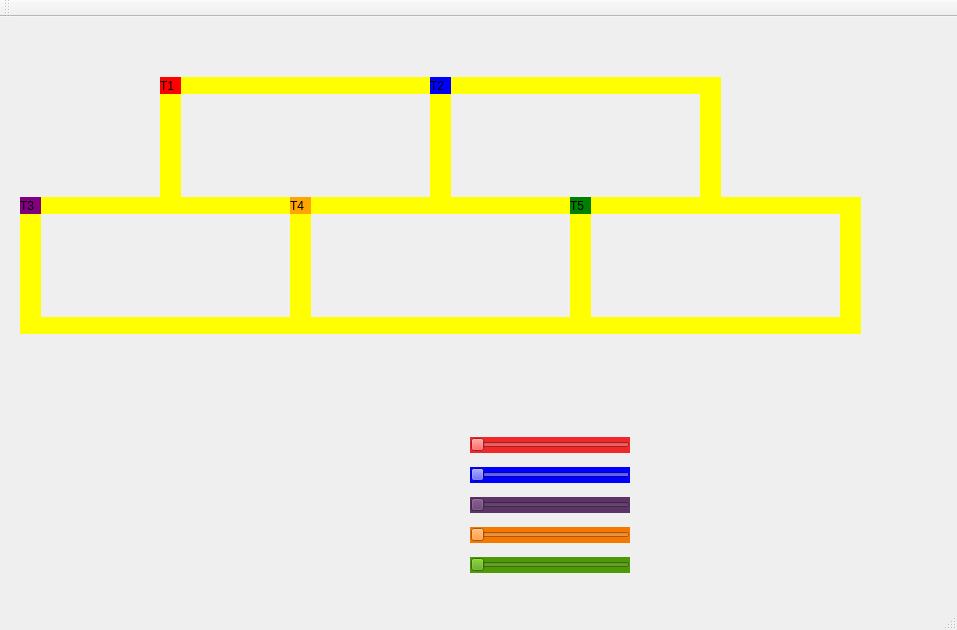
<?xml version="1.0" encoding="UTF-8"?>
<ui version="4.0">
 <class>MainWindow</class>
 <widget class="QMainWindow" name="MainWindow">
  <property name="geometry">
   <rect>
    <x>0</x>
    <y>0</y>
    <width>957</width>
    <height>630</height>
   </rect>
  </property>
  <property name="windowTitle">
   <string>MainWindow</string>
  </property>
  <widget class="QWidget" name="centralWidget">
   <widget class="QLabel" name="label_trem1">
    <property name="geometry">
     <rect>
      <x>160</x>
      <y>60</y>
      <width>21</width>
      <height>17</height>
     </rect>
    </property>
    <property name="styleSheet">
     <string notr="true">QLabel { background: red}</string>
    </property>
    <property name="text">
     <string>T1</string>
    </property>
   </widget>
   <widget class="QLabel" name="label_trilho1">
    <property name="geometry">
     <rect>
      <x>180</x>
      <y>60</y>
      <width>250</width>
      <height>17</height>
     </rect>
    </property>
    <property name="styleSheet">
     <string notr="true">QLabel { background: yellow}</string>
    </property>
    <property name="text">
     <string/>
    </property>
   </widget>
   <widget class="QLabel" name="label_trilho2">
    <property name="geometry">
     <rect>
      <x>180</x>
      <y>180</y>
      <width>250</width>
      <height>17</height>
     </rect>
    </property>
    <property name="styleSheet">
     <string notr="true">QLabel { background: yellow}</string>
    </property>
    <property name="text">
     <string/>
    </property>
   </widget>
   <widget class="QLabel" name="label_trilho3">
    <property name="geometry">
     <rect>
      <x>430</x>
      <y>60</y>
      <width>21</width>
      <height>137</height>
     </rect>
    </property>
    <property name="styleSheet">
     <string notr="true">QLabel { background: yellow}</string>
    </property>
    <property name="text">
     <string/>
    </property>
   </widget>
   <widget class="QLabel" name="label_trilho4">
    <property name="geometry">
     <rect>
      <x>160</x>
      <y>60</y>
      <width>21</width>
      <height>137</height>
     </rect>
    </property>
    <property name="styleSheet">
     <string notr="true">QLabel { background: yellow}</string>
    </property>
    <property name="text">
     <string/>
    </property>
   </widget>
   <widget class="QLabel" name="label_trilho3_2">
    <property name="geometry">
     <rect>
      <x>700</x>
      <y>60</y>
      <width>21</width>
      <height>137</height>
     </rect>
    </property>
    <property name="styleSheet">
     <string notr="true">QLabel { background: yellow}</string>
    </property>
    <property name="text">
     <string/>
    </property>
   </widget>
   <widget class="QLabel" name="label_trilho2_2">
    <property name="geometry">
     <rect>
      <x>450</x>
      <y>180</y>
      <width>250</width>
      <height>17</height>
     </rect>
    </property>
    <property name="styleSheet">
     <string notr="true">QLabel { background: yellow}</string>
    </property>
    <property name="text">
     <string/>
    </property>
   </widget>
   <widget class="QLabel" name="label_trilho4_2">
    <property name="geometry">
     <rect>
      <x>430</x>
      <y>60</y>
      <width>21</width>
      <height>137</height>
     </rect>
    </property>
    <property name="styleSheet">
     <string notr="true">QLabel { background: yellow}</string>
    </property>
    <property name="text">
     <string/>
    </property>
   </widget>
   <widget class="QLabel" name="label_trilho1_2">
    <property name="geometry">
     <rect>
      <x>450</x>
      <y>60</y>
      <width>250</width>
      <height>17</height>
     </rect>
    </property>
    <property name="styleSheet">
     <string notr="true">QLabel { background: yellow}</string>
    </property>
    <property name="text">
     <string/>
    </property>
   </widget>
   <widget class="QLabel" name="label_trilho3_3">
    <property name="geometry">
     <rect>
      <x>290</x>
      <y>180</y>
      <width>21</width>
      <height>137</height>
     </rect>
    </property>
    <property name="styleSheet">
     <string notr="true">QLabel { background: yellow}</string>
    </property>
    <property name="text">
     <string/>
    </property>
   </widget>
   <widget class="QLabel" name="label_trilho2_3">
    <property name="geometry">
     <rect>
      <x>40</x>
      <y>300</y>
      <width>250</width>
      <height>17</height>
     </rect>
    </property>
    <property name="styleSheet">
     <string notr="true">QLabel { background: yellow}</string>
    </property>
    <property name="text">
     <string/>
    </property>
   </widget>
   <widget class="QLabel" name="label_trilho4_3">
    <property name="geometry">
     <rect>
      <x>20</x>
      <y>180</y>
      <width>21</width>
      <height>137</height>
     </rect>
    </property>
    <property name="styleSheet">
     <string notr="true">QLabel { background: yellow}</string>
    </property>
    <property name="text">
     <string/>
    </property>
   </widget>
   <widget class="QLabel" name="label_trilho1_3">
    <property name="geometry">
     <rect>
      <x>40</x>
      <y>180</y>
      <width>250</width>
      <height>17</height>
     </rect>
    </property>
    <property name="styleSheet">
     <string notr="true">QLabel { background: yellow}</string>
    </property>
    <property name="text">
     <string/>
    </property>
   </widget>
   <widget class="QLabel" name="label_trilho3_4">
    <property name="geometry">
     <rect>
      <x>840</x>
      <y>180</y>
      <width>21</width>
      <height>137</height>
     </rect>
    </property>
    <property name="styleSheet">
     <string notr="true">QLabel { background: yellow}</string>
    </property>
    <property name="text">
     <string/>
    </property>
   </widget>
   <widget class="QLabel" name="label_trilho2_4">
    <property name="geometry">
     <rect>
      <x>590</x>
      <y>300</y>
      <width>250</width>
      <height>17</height>
     </rect>
    </property>
    <property name="styleSheet">
     <string notr="true">QLabel { background: yellow}</string>
    </property>
    <property name="text">
     <string/>
    </property>
   </widget>
   <widget class="QLabel" name="label_trilho4_4">
    <property name="geometry">
     <rect>
      <x>570</x>
      <y>180</y>
      <width>21</width>
      <height>137</height>
     </rect>
    </property>
    <property name="styleSheet">
     <string notr="true">QLabel { background: yellow}</string>
    </property>
    <property name="text">
     <string/>
    </property>
   </widget>
   <widget class="QLabel" name="label_trilho1_4">
    <property name="geometry">
     <rect>
      <x>590</x>
      <y>180</y>
      <width>250</width>
      <height>17</height>
     </rect>
    </property>
    <property name="styleSheet">
     <string notr="true">QLabel { background: yellow}</string>
    </property>
    <property name="text">
     <string/>
    </property>
   </widget>
   <widget class="QLabel" name="label_trilho2_5">
    <property name="geometry">
     <rect>
      <x>310</x>
      <y>300</y>
      <width>271</width>
      <height>17</height>
     </rect>
    </property>
    <property name="styleSheet">
     <string notr="true">QLabel { background: yellow}</string>
    </property>
    <property name="text">
     <string/>
    </property>
   </widget>
   <widget class="QLabel" name="label_trem3">
    <property name="geometry">
     <rect>
      <x>20</x>
      <y>180</y>
      <width>21</width>
      <height>17</height>
     </rect>
    </property>
    <property name="styleSheet">
     <string notr="true">QLabel { background: purple}</string>
    </property>
    <property name="text">
     <string>T3</string>
    </property>
   </widget>
   <widget class="QLabel" name="label_trem4">
    <property name="geometry">
     <rect>
      <x>290</x>
      <y>180</y>
      <width>21</width>
      <height>17</height>
     </rect>
    </property>
    <property name="styleSheet">
     <string notr="true">QLabel { background: orange}</string>
    </property>
    <property name="text">
     <string>T4</string>
    </property>
   </widget>
   <widget class="QLabel" name="label_trem5">
    <property name="geometry">
     <rect>
      <x>570</x>
      <y>180</y>
      <width>21</width>
      <height>17</height>
     </rect>
    </property>
    <property name="styleSheet">
     <string notr="true">QLabel { background: green}</string>
    </property>
    <property name="text">
     <string>T5</string>
    </property>
   </widget>
   <widget class="QSlider" name="horizontalSlider">
    <property name="geometry">
     <rect>
      <x>470</x>
      <y>420</y>
      <width>160</width>
      <height>16</height>
     </rect>
    </property>
    <property name="styleSheet">
     <string notr="true">background-color: rgb(239, 41, 41);</string>
    </property>
    <property name="maximum">
     <number>200</number>
    </property>
    <property name="orientation">
     <enum>Qt::Orientation::Horizontal</enum>
    </property>
   </widget>
   <widget class="QSlider" name="horizontalSlider_2">
    <property name="geometry">
     <rect>
      <x>470</x>
      <y>450</y>
      <width>160</width>
      <height>16</height>
     </rect>
    </property>
    <property name="styleSheet">
     <string notr="true">background-color: rgb(0, 0, 255);</string>
    </property>
    <property name="maximum">
     <number>200</number>
    </property>
    <property name="orientation">
     <enum>Qt::Orientation::Horizontal</enum>
    </property>
   </widget>
   <widget class="QSlider" name="horizontalSlider_3">
    <property name="geometry">
     <rect>
      <x>470</x>
      <y>480</y>
      <width>160</width>
      <height>16</height>
     </rect>
    </property>
    <property name="styleSheet">
     <string notr="true">background-color: rgb(92, 53, 102);</string>
    </property>
    <property name="maximum">
     <number>200</number>
    </property>
    <property name="orientation">
     <enum>Qt::Orientation::Horizontal</enum>
    </property>
   </widget>
   <widget class="QSlider" name="horizontalSlider_4">
    <property name="geometry">
     <rect>
      <x>470</x>
      <y>510</y>
      <width>160</width>
      <height>16</height>
     </rect>
    </property>
    <property name="styleSheet">
     <string notr="true">background-color: rgb(245, 121, 0);</string>
    </property>
    <property name="maximum">
     <number>200</number>
    </property>
    <property name="orientation">
     <enum>Qt::Orientation::Horizontal</enum>
    </property>
   </widget>
   <widget class="QSlider" name="horizontalSlider_5">
    <property name="geometry">
     <rect>
      <x>470</x>
      <y>540</y>
      <width>160</width>
      <height>16</height>
     </rect>
    </property>
    <property name="styleSheet">
     <string notr="true">background-color: rgb(78, 154, 6);</string>
    </property>
    <property name="maximum">
     <number>200</number>
    </property>
    <property name="orientation">
     <enum>Qt::Orientation::Horizontal</enum>
    </property>
   </widget>
   <widget class="QLabel" name="label_trem2">
    <property name="geometry">
     <rect>
      <x>430</x>
      <y>60</y>
      <width>21</width>
      <height>17</height>
     </rect>
    </property>
    <property name="styleSheet">
     <string notr="true">QLabel { background: blue}</string>
    </property>
    <property name="text">
     <string>T2</string>
    </property>
   </widget>
   <zorder>label_trilho1</zorder>
   <zorder>label_trilho2</zorder>
   <zorder>label_trilho3</zorder>
   <zorder>label_trilho4</zorder>
   <zorder>label_trilho3_2</zorder>
   <zorder>label_trilho2_2</zorder>
   <zorder>label_trilho4_2</zorder>
   <zorder>label_trilho1_2</zorder>
   <zorder>label_trilho3_3</zorder>
   <zorder>label_trilho2_3</zorder>
   <zorder>label_trilho4_3</zorder>
   <zorder>label_trilho1_3</zorder>
   <zorder>label_trilho3_4</zorder>
   <zorder>label_trilho2_4</zorder>
   <zorder>label_trilho4_4</zorder>
   <zorder>label_trilho1_4</zorder>
   <zorder>label_trilho2_5</zorder>
   <zorder>horizontalSlider</zorder>
   <zorder>horizontalSlider_2</zorder>
   <zorder>horizontalSlider_3</zorder>
   <zorder>horizontalSlider_4</zorder>
   <zorder>horizontalSlider_5</zorder>
   <zorder>label_trem1</zorder>
   <zorder>label_trem3</zorder>
   <zorder>label_trem4</zorder>
   <zorder>label_trem5</zorder>
   <zorder>label_trem2</zorder>
  </widget>
  <widget class="QMenuBar" name="menuBar">
   <property name="geometry">
    <rect>
     <x>0</x>
     <y>0</y>
     <width>957</width>
     <height>22</height>
    </rect>
   </property>
  </widget>
  <widget class="QToolBar" name="mainToolBar">
   <attribute name="toolBarArea">
    <enum>TopToolBarArea</enum>
   </attribute>
   <attribute name="toolBarBreak">
    <bool>false</bool>
   </attribute>
  </widget>
  <widget class="QStatusBar" name="statusBar"/>
 </widget>
 <layoutdefault spacing="6" margin="11"/>
 <resources/>
 <connections/>
</ui>
